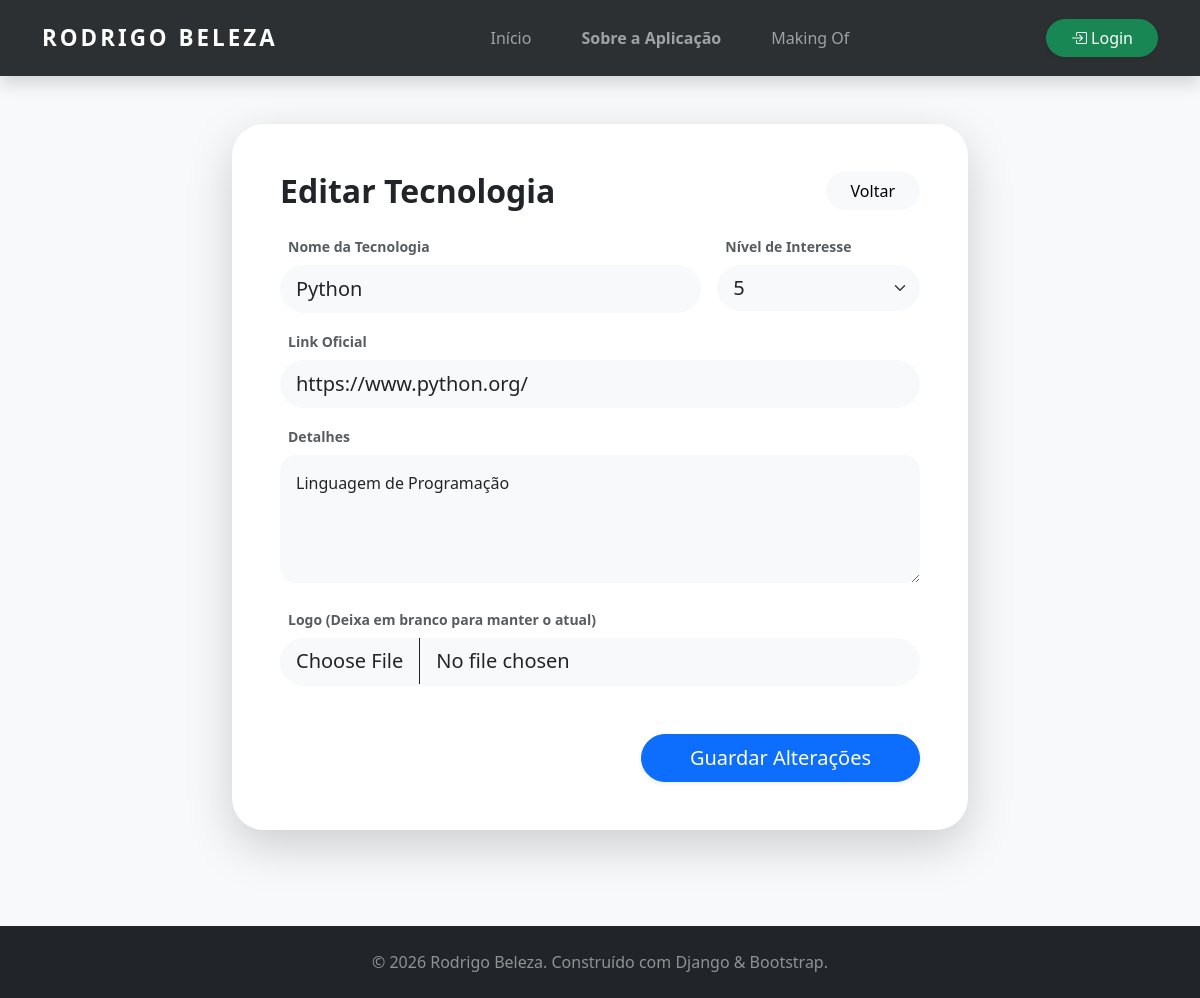
/tecnologias/editar/1/, run on the app's committed database.
### portfolio/models.py (models this page shows, shortened)
class Tecnologia(models.Model):
    NIVEL_CHOICES = [(i, str(i)) for i in range(1, 6)]
    nome = models.CharField(max_length=100)
    logo = models.ImageField(upload_to='tecnologias/')
    link_oficial = models.URLField()
    detalhes = models.TextField()
    nivel_interesse = models.IntegerField(choices=NIVEL_CHOICES)
    tipo = models.ForeignKey(Tipo, on_delete=models.SET_NULL, null=True, related_name="tecnologias")

### portfolio/views.py (the view, shortened to what this page needs)
# urls.py: path('tecnologias/editar/<int:id>/', views.editar_tecnologia, name='editar_tecnologia'),
def editar_tecnologia(request, id):
    tecnologia = get_object_or_404(Tecnologia, id=id)
    return render(request, 'portfolio/editar_tecnologia.html', {'tecnologia': tecnologia})

### portfolio/templates/portfolio/editar_tecnologia.html (shortened to what this page needs)
{% extends 'portfolio/base.html' %}
{% block content %}
<div class="container py-5">
    <div class="row justify-content-center">
        <div class="col-lg-8">
            <div class="card border-0 rounded-5 shadow-lg p-4 p-lg-5 bg-white">
                <div class="d-flex justify-content-between align-items-center mb-4">
                    <h2 class="fw-bold mb-0">Editar Tecnologia</h2>
                    <a href="{% url 'tecnologias' %}" class="btn btn-light rounded-pill px-4">Voltar</a>
                </div>
                <form method="POST" enctype="multipart/form-data">
                    <div class="row g-3">
                        <div class="col-md-8">
                            <label class="form-label small fw-bold text-muted ms-2">Nome da Tecnologia</label>
                            <input type="text" name="nome" value="{{ tecnologia.nome }}" class="form-control form-control-lg rounded-pill bg-light border-0" required>
                        </div>
                        <div class="col-md-4">
                            <label class="form-label small fw-bold text-muted ms-2">Nível de Interesse</label>
                            <select name="nivel_interesse" class="form-select form-select-lg rounded-pill bg-light border-0">
                                <option value="5" {% if tecnologia.nivel_interesse == 5 %}selected{% endif %}>5</option>
                            </select>
                        </div>
                        <div class="col-12">
                            <label class="form-label small fw-bold text-muted ms-2">Link Oficial</label>
                            <input type="url" name="link_oficial" value="{{ tecnologia.link_oficial|default:'' }}" class="form-control form-control-lg rounded-pill bg-light border-0" placeholder="https://...">
                        </div>
                        <div class="col-12">
                            <label class="form-label small fw-bold text-muted ms-2">Detalhes</label>
                            <textarea name="detalhes" class="form-control rounded-4 p-3 bg-light border-0" rows="4">{{ tecnologia.detalhes }}</textarea>
                        </div>
                        <div class="col-12 mt-4">
                            <label class="form-label small fw-bold text-muted ms-2">Logo (Deixa em branco para manter o atual)</label>
                            <input type="file" name="logo" class="form-control form-control-lg rounded-pill bg-light border-0" accept="image/*">
                        </div>
                        <div class="col-12 mt-5 text-end">
                            <button type="submit" class="btn btn-primary btn-lg rounded-pill px-5 shadow-sm">Guardar Alterações</button>
                        </div>
                    </div>
                </form>
            </div>
        </div>
    </div>
</div>
{% endblock %}

### portfolio/templates/portfolio/base.html (style rules this page uses)
body { display: flex; flex-direction: column; min-height: 100vh; font-family: 'Segoe UI', Tahoma, Geneva, Verdana, sans-serif; background-color: #f8f9fa; }

### data on the page
Tecnologia: nome "Python", nivel_interesse "5", link_oficial "https://www.python.org/", detalhes "Linguagem de Programação"
